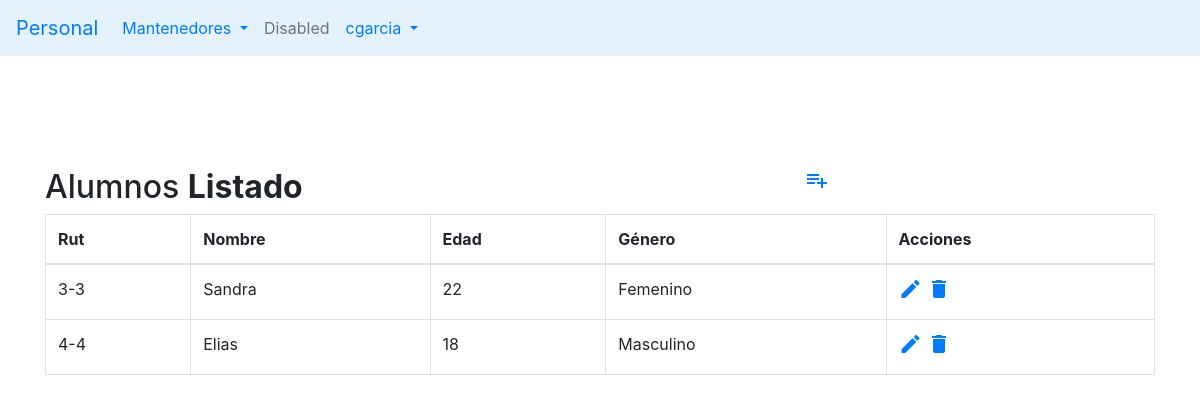
Page /personas/crud_alumno on the earlier database version.
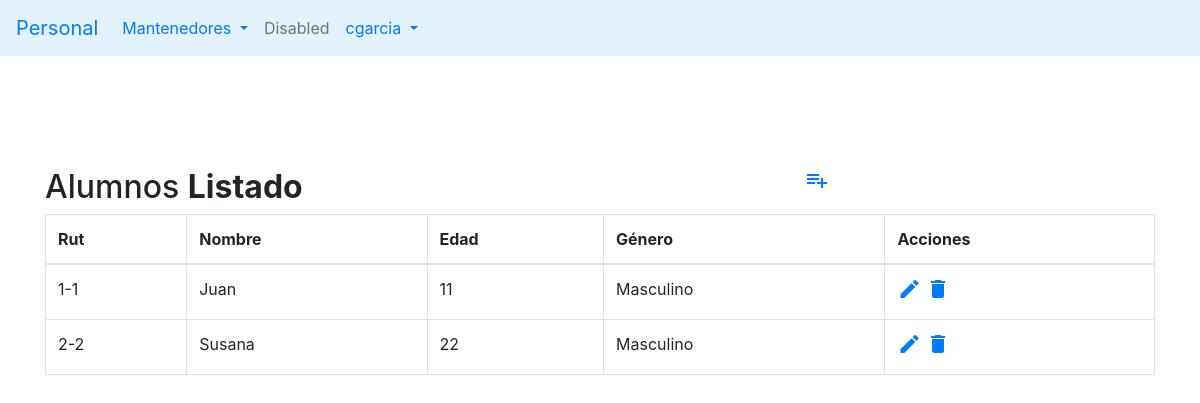
Same page on the later database version.
### personas/models.py (models this page shows, shortened)
class Persona(models.Model):
    rut    = models.CharField(max_length=10, primary_key=True)
    nombre = models.CharField(max_length=30, blank=True, null=True)
    edad   = models.IntegerField(blank=True, null=True)
    activo = models.IntegerField(blank=True, null=True)

class Alumno(Persona):
    id_genero        = models.ForeignKey('personas.Genero', models.DO_NOTHING, db_column='idGenero')
    fecha_nacimiento = models.DateField(db_column='fechaNacimiento', blank=True, null=True)
    foto             = models.ImageField(upload_to=cargarFoto, null=True)

class Persona(models.Model):
    rut    = models.CharField(max_length=10, primary_key=True)
    nombre = models.CharField(max_length=30, blank=True, null=True)
    edad   = models.IntegerField(blank=True, null=True)
    activo = models.IntegerField(blank=True, null=True)

class Genero(models.Model):
    id_genero  = models.AutoField(db_column='idGenero', primary_key=True)
    genero     = models.CharField(max_length=20, blank=False, null=False)
    def __str__(self):
        return str(self.genero)

### personas/views.py (the view)
# urls.py: path('crud_alumno', views.crud_alumno, name='crud_alumno'),
def crud_alumno(request):
    print("hola  estoy en crud_alumnos...")
    alumnos = Alumno.objects.all()
    context = {'alumnos': alumnos,'accion': 'tabla'}
    return render(request, 'personas/crud_alumno.html', context)

### personas/templates/personas/crud_alumno.html (shortened to what this page needs)
{% extends "personas/base.html" %}
{% block content%}
<br>
    <div class="container">
        {% if accion == "tabla" %}
            <br>
            <br><br><br>
            <div id="cuadro1">
                <div class="table-wrapper">
                   <div class="table-title">
                        <div class="row">
                            <div class="col-sm-8"><h2>Alumnos <b>Listado</b></h2></div>
                            <div class="col-sm-4">
                                 <a class="add"    title="Agregar"    data-toggle="tooltip"
                                   href="{% url 'cargar_formulario_alumno' %}">
                                     <i class="material-icons"></i></a>
                            </div>
                        </div>
                    </div>
                    <table  class="table table-bordered">
                        <thead>
                        <tr>
                            <th scope="col">Rut</th>
                            <th scope="col">Nombre</th>
                            <th scope="col">Edad</th>
                            <th scope="col">Género</th>
                            <th scope="col">Acciones</th>
                        </tr>
                        </thead>
                        <tbody>
                        {% for alumno in alumnos %}
                            <tr>
                                <td>{{alumno.rut}}</td>
                                <td>{{alumno.nombre}}</td>
                                <td>{{alumno.edad}}</td>
                                <td>{{alumno.id_genero}}</td>
                                <td>
                                    <a class="edit"   title="Edit"   data-toggle="tooltip"
                                        href="{% url 'editar_alumno' pk=alumno.rut %}">
                                        <i class="material-icons"></i></a>
                                    <a class="delete" title="Delete" data-toggle="tooltip"
                                        href="{% url 'del_alumno' pk=alumno.rut %}">
                                        <i class="material-icons"></i></a>
                                </td>
                            </tr>
                        {% endfor %}
                        </tbody>
                    </table>
                </div>
            </div>
        {% endif %}
    </div>
{% endblock %}

### personas/templates/personas/base.html (shortened to what this page needs)
<!DOCTYPE html>
{% load static %}
<html lang="en">
    <head>
        <link rel="stylesheet" href="https://stackpath.bootstrapcdn.com/bootstrap/4.5.2/css/bootstrap.min.css">
    </head>
    <body>
        <nav class="navbar fixed-top navbar-expand-lg" style="background-color: #e3f2fd;">
          <a class="navbar-brand" href="#">Personal </a>
          <div class="collapse navbar-collapse" id="navbarSupportedContent">
            <ul class="navbar-nav mr-auto">
              <li class="nav-item dropdown">
                <a class="nav-link dropdown-toggle" href="#" id="navbarDropdown" role="button" data-toggle="dropdown" aria-haspopup="true" aria-expanded="false">
                  Mantenedores
                </a>
              </li>
              <li class="nav-item">
                <a class="nav-link disabled" href="#" tabindex="-1" aria-disabled="true">Disabled</a>
              </li>
             <li class="nav-item dropdown">
                <a class="nav-link dropdown-toggle" href="#" id="navbarDropdown4" role="button" data-toggle="dropdown" aria-haspopup="true" aria-expanded="false">
                  cgarcia
                </a>
              </li>
            </ul>
           </div>
        </nav>
        <br><br>
        {% block content %}
        {% endblock %}
    </body>
</html>

Differences in the rows shown:
removed Alumno: rut "3-3", nombre "Sandra", edad "22", id_genero "Femenino"
removed Alumno: rut "4-4", nombre "Elias", edad "18", id_genero "Masculino"
added Alumno: rut "1-1", nombre "Juan", edad "11", id_genero "Masculino"
added Alumno: rut "2-2", nombre "Susana", edad "22", id_genero "Masculino"
